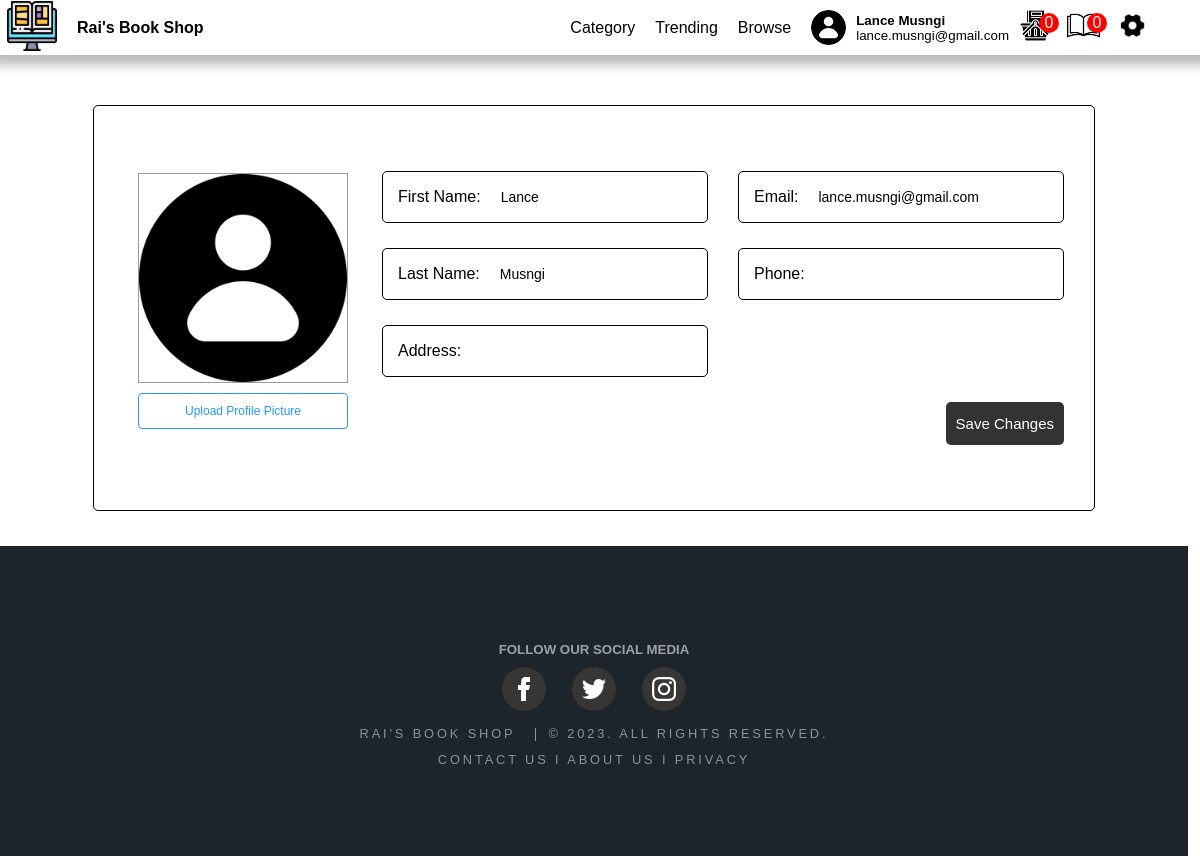
/edituser.php, run on the app's committed database.
### tables this page shows
CREATE TABLE `page` (
  `ItemID` int(11) NOT NULL,
  `Itemname` varchar(50) NOT NULL,
  `value` varchar(200) NOT NULL
);

CREATE TABLE `currentuser` (
  `UserId` int(11) NOT NULL,
  `FName` varchar(50) NOT NULL,
  `LName` varchar(50) NOT NULL,
  `username` varchar(200) NOT NULL,
  `email` varchar(50) NOT NULL,
  `address` varchar(200) DEFAULT NULL,
  `phone` varchar(15) DEFAULT NULL,
  `profile` varchar(200) NOT NULL
);

### query.php (called while the page is built, shortened)
<?php
$queryUser = mysqli_query($con, "SELECT * FROM currentuser WHERE UserID = 1");
$rowUser = mysqli_fetch_assoc($queryUser);
$username = $rowUser["username"];
$FName = $rowUser["FName"];
$LName = $rowUser["LName"];
$address = $rowUser['address'];
$phone = $rowUser['phone'];
if ($username != 0) {
    $on = mysqli_query($con, "SELECT * FROM users WHERE username = '$username'");
    $rowon = mysqli_fetch_assoc($on);
    $UserID = $rowon["UserID"];
    $query69 = mysqli_query($con, "SELECT COUNT(cart_id) AS count from cart WHERE customer_id = $UserID");
    $row69 = mysqli_fetch_assoc($query69);
    $cartcount = $row69["count"];
    $query70 = mysqli_query($con, "SELECT COUNT(id) AS count from borrow WHERE customer_name = '$FName $LName' and returned !=1");
    $row70 = mysqli_fetch_assoc($query70);
    $borrowcount = $row70["count"];
} else {
    $verification = '0';
    $block = '0';
}
$queryPage = mysqli_query($con, "SELECT * FROM page WHERE ItemID IN (1, 2, 3, 4, 5)");
while ($rowPage = mysqli_fetch_assoc($queryPage)) {
    if ($rowPage["ItemID"] == 1) {
        $logo = $rowPage["value"];
    } elseif ($rowPage["ItemID"] == 2) {
        $companyname = $rowPage["value"];
    } elseif ($rowPage["ItemID"] == 3) {
        $backgroundimg = $rowPage["value"];
    } elseif ($rowPage["ItemID"] == 4) {
        $backgroundcolor = $rowPage["value"];
    } elseif ($rowPage["ItemID"] == 5) {
        $color = $rowPage["value"];
    }
}
$querycompanyname = mysqli_query($con, "select * from page where ItemID = 2");
$rowcompanyname = mysqli_fetch_assoc($querycompanyname);
$companyname = $rowcompanyname["value"];

### edituser.php (the view, shortened to what this page needs)
<!DOCTYPE html>
<html>
<head>
    <link rel="stylesheet" href="css/stylemain.css">
    <link rel="stylesheet" href="css/header.css">
    <?php
    include("connect.php");
    include("query.php");
    ?>
</head>
<body>
    <?php
    include("header.php");
    ?>
    <section></a>
        <div class="wrapper" id="w1">
            <form action="" method="post" enctype="multipart/form-data">
                <div class="wedit">
                    <div class="weditimg">
                        <?php
                        echo "<img id='profileImage' src='$location' alt='Profile Picture'>";
                        ?>
                        <label class="btn-upload-img">
                            Upload Profile Picture <input type="file" id="img" name="img" accept="image/*">
                        </label>
                    </div>
                    <div class="weform">
                        <div class="inweform">
                            <div class="weitem">
                                <div class="border">
                                    <p>First Name:</p>
                                </div>
                                <?php
                                echo "<input type='text' name='first_name' value='$FName'>";
                                ?>
                            </div>
                            <div class="weitem">
                                <div class="border">
                                    <p>Last Name:</p>
                                </div>
                                <?php
                                echo "<input type='text' name='last_name' value='$LName'>";
                                ?>
                            </div>
                            <div class="weitem">
                                <div class="border">
                                    <p>Address:</p>
                                </div>
                                <?php
                                echo "<input type='text' name='address' value='$address'>";
                                ?>
                            </div>
                        </div>
                        <div class="inweform">
                            <div class="weitem">
                                <div class="border">
                                    <p>Email:</p>
                                </div>
                                <?php
                                echo "<input type='text' name='email' id='emailInput' value='$email' style='text-transform: none;' pattern='.*\.com' title='Please enter a valid email address'>";
                                ?>
                            </div>
                            <div class="weitem">
                                <div class="border">
                                    <p>Phone:</p>
                                </div>
                                <?php
                                echo "<input type='tel' name='phone' value='$phone' pattern='^(\d{11}|\d{12}|\d{13})?$' title='Enter 11 or 13 digits'>";
                                ?>
                            </div>
                            <label class="btn-save">
                                <div class="btnsave">
                                    Save Changes <input formaction="updateuser.php" type="submit" name="submit">
                                </div>
                            </label>
                        </div>
                    </div>
                </div>
            </form>
        </div>
    </section>
    <footer id="footer">
        <h5 style="color: rgba(255, 255, 255, 0.574);">FOLLOW OUR SOCIAL MEDIA</h5>
        <ul class="icons">
            <li><a href="https://www.facebook.com/lance.s02" class="social facebook"></a></li>
            <li><a href="https://twitter.com/LanceMusngi" class="social twitter"></a></li>
            <li><a href="https://www.instagram.com/lnc_grysn/" class="social instagram"></a></li>
        </ul>
        <ul class="copyright">
            <li><a href="Landingpage.html">Rai's Book Shop </a></li>
            <li>© 2023. ALL RIGHTS RESERVED.</li>
        </ul>
        <ul class="copyright">
            <li>
                <br>
                <p class="footer-links"><a href="#">Contact Us</a> I <a href="#">About Us</a> I <a href="#">Privacy</a></p> <br><br>
            </li>
        </ul>
    </footer>
</body>
</html>

### header.php
<div class="navi">
    <header>
        <?php
        echo "<a href='Landingpage.php#home'><img src='$logo' width='50'></a>
            <div class='logoname'>
                <a href='Landingpage.php#home'>
                    <p><strong>$companyname</strong></p>
                </a>
            </div>";
        ?>
        <div class="header">
            <a href="Landingpage.php#Books">Category</a>
            <a href="Landingpage.php#Trending">Trending</a>
            <a href="Landingpage.php#Browse">Browse</a>
            <?php
            $query = mysqli_query($con, "select * from currentuser where UserID = '1'");
            $row = mysqli_fetch_assoc($query);
            $location = $row["profile"];
            $username = $row["username"];
            $FName = $row["FName"];
            $LName = $row["LName"];
            $email = $row["email"];
            if ($username == "0") {
                echo "<div class='out'>
                    <a class='loginb'>Log In</a>
                    <a class='signupb'>Sign Up</a>
                    </div>";
            } else {
                echo "<div class='profile'>
                    <img src='$location' width='40' height='40' id='currentuser'>
                    <div id='inout'>
                       <p class='name'>$FName $LName</p>
                        <p>$email</p>
                    </div>
                        <div class='carts'>
                        <a href='cart.php'><img src='Image/shopping-cart.png' width='33' id='currentuser'><div class='cartcount'>$cartcount</div></a>
                        <a href='display_borrowed.php'><img src='Image/book.png' width='33'><div class='cartcount'>$borrowcount</div></a>
                    </div>
                </div>
                <div>
                    <a  onclick='showSettingsPopup()'><img src='Image/setting.png' width='25' id='profile'></a>
                    </div>";
            }
            ?>
        </div>
    </header>
</div>

### css/stylemain.css (style rules this page uses)
:root { --fontcolor: rgba(255, 255, 255, 1); }
* { font-family: Arial, Helvetica, sans-serif; scroll-behavior: smooth; transition: all 0.2s ease-in-out; max-width: 99vw; z-index: 0; padding: 0px; margin: 0px; box-sizing: inherit; }
a { text-decoration: none; color: black; cursor: pointer; }
.wedit { display: flex; border: 1px solid #000000; height: 344px; margin-top: 50px; align-items: center; border-radius: 5px; padding: 30px; gap: 20px; }
.weditimg { width: 238px; height: 272px; display: flex; flex-direction: column; align-items: center; justify-content: center; gap: 10px; }
.weditimg img { object-fit: cover; width: 208px; height: 208px; border: 1px solid rgba(0, 0, 0, 0.4); }
.weditimg label { margin: 0 auto 15px; padding: 10px 0; border: 1px solid #2699fb; font-size: 12px; }
.weitem { display: flex; border: 1px solid black; border-radius: 5px; height: 50px; align-items: center; width: 324px; }
.weform { display: flex; gap: 30px; text-transform: capitalize; }
.btn-upload-img { width: 208px; color: #2699fb; border-radius: 4px; text-align: center; cursor: pointer; }
.inweform { display: flex; flex-direction: column; gap: 25px; }
.btn-save { margin-left: auto; color: #2699fb; border-radius: 4px; text-align: center; cursor: pointer; }
.btnsave { padding: 13px 10px; background-color: #333; color: #fff; border-radius: 5px; font-size: 15px; }
.weitem input { all: unset; padding: 10px 15px 10px 10px; outline: none; font-size: 14px; }
.border { padding: 10px 10px 10px 15px; }
.wrapper { position: relative; top: 55px; padding-bottom: 90px; }
#w1 { display: flex; flex-direction: column; align-items: center; }
footer { background-color: #444; }
footer a.social.facebook { background-image: url(../Image/social-facebook.png); }
footer a.social.twitter { background-image: url(../Image/social-twitter.png); }
footer a.social.instagram { background-image: url(../Image/instagram.png); }
#footer { padding: 6em 0 4em 0; background-color: #1d242a; text-align: center; }
#footer .icons { font-size: 1.25em; }
#footer .icons li { display: inline-block; margin: 10px; }
#footer .icons a { color: rgba(255, 255, 255, 0.5); }
#footer .copyright { color: rgba(255, 255, 255, 0.5); font-size: 0.8em; letter-spacing: 0.225em; list-style: none; padding: 0; text-transform: uppercase; }
#footer .copyright li { border-left: solid 1px rgba(255, 255, 255, 0.5); display: inline-block; line-height: 1em; margin-left: 1em; padding-left: 1em; }
#footer .copyright li:first-child { border-left: 0; margin-left: 0; padding-left: 0; }
#footer .copyright li a { color: inherit; }
footer .icons a { display: inline-block; width: 44px; height: 44px; background: no-repeat center; background-color: #363636; border-radius: 50%; }

### css/header.css (style rules this page uses)
a { text-decoration: none; color: black; cursor: pointer; }
header { background-color: rgba(255, 255, 255, 0.60); backdrop-filter: blur(10px); height: 41px; z-index: 1; width: 100%; position: fixed; display: flex; flex-direction: row; align-items: center; gap: 20px; padding: 7px; box-shadow: 0px 0px 10px 10px #00000044; top: 0px; }
.header { margin-left: auto; margin-right: 50px; display: flex; gap: 20px; align-items: center; }
.profile { display: flex; align-items: center; gap: 10px; }
.profile>img { border-radius: 50%; object-fit: cover; width: 35px; height: 35px; }
#inout { font-size: smaller; }
.name { font-weight: 700; text-transform: capitalize; }
.carts { display: flex; gap: 15px; }
.cartcount { margin: -33px 20px; position: absolute; background-color: red; color: white; width: 20px; height: 20px; border-radius: 50%; display: flex; align-items: center; justify-content: center; }

### data on the page
page: value (picture)
page: value "Rai's Book Shop"
currentuser: profile (picture), FName "Lance", LName "Musngi", email "lance.musngi@gmail.com", first_name "Lance", last_name "Musngi"

### other printed values
$cartcount "0"
$borrowcount "0"
